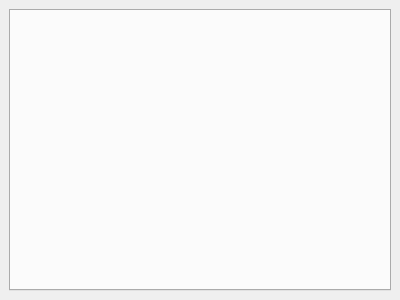
<?xml version="1.0" encoding="UTF-8"?>
<ui version="4.0">
 <class>FeatureViewBase</class>
 <widget class="QDockWidget" name="FeatureViewBase">
  <property name="geometry">
   <rect>
    <x>0</x>
    <y>0</y>
    <width>400</width>
    <height>300</height>
   </rect>
  </property>
  <property name="allowedAreas">
   <set>Qt::BottomDockWidgetArea|Qt::TopDockWidgetArea</set>
  </property>
  <property name="windowTitle">
   <string>MLA Paddock Power</string>
  </property>
  <widget class="QWidget" name="dockWidgetContents">
   <layout class="QVBoxLayout" name="verticalLayout">
    <item>
     <widget class="QTabWidget" name="tabWidget">
      <property name="tabPosition">
       <enum>QTabWidget::North</enum>
      </property>
      <property name="tabShape">
       <enum>QTabWidget::Rounded</enum>
      </property>
     </widget>
    </item>
   </layout>
  </widget>
 </widget>
 <resources/>
 <connections/>
</ui>
